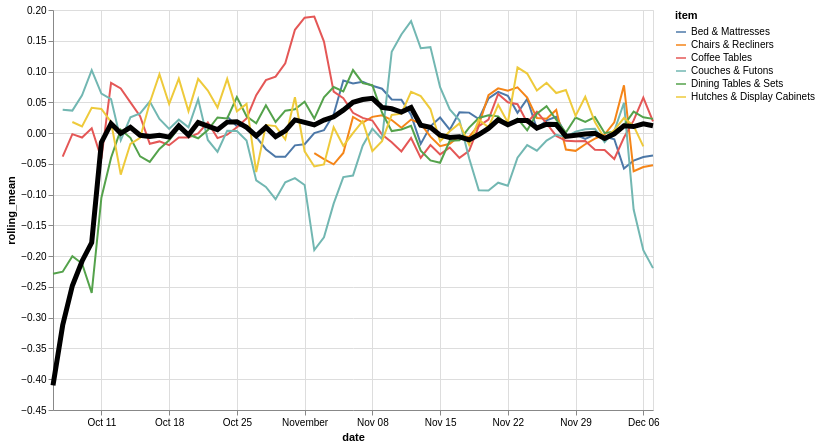

Here is the Vega-Lite specification saved for this chart:
### Vega-Lite specification from a JSON file in a GitHub repository (floating-point values rounded to 4 significant figures; data arrays with more than 128 entries replaced by an {"elided": "..."} marker saying what was removed)
{"config": {"view": {"continuousWidth": 400, "continuousHeight": 300}}, "layer": [{"data": {"name": "data-e9eb58073fcda1268d50dbaf616fdddf"}, "mark": "line", "encoding": {"color": {"type": "nominal", "field": "item"}, "x": {"type": "temporal", "field": "date"}, "y": {"type": "quantitative", "field": "rolling_mean"}}, "transform": [{"window": [{"op": "mean", "field": "residual", "as": "rolling_mean"}], "frame": [-4, 3]}]}, {"data": {"name": "data-a7f00b98594867a582f5e6eda839c7b3"}, "mark": {"type": "line", "color": "black", "size": 5}, "encoding": {"x": {"type": "temporal", "field": "date"}, "y": {"type": "quantitative", "field": "rolling_mean"}}, "transform": [{"window": [{"op": "mean", "field": "residual", "as": "rolling_mean"}], "frame": [-4, 3]}]}], "height": 400, "width": 600, "$schema": "https://vega.github.io/schema/vega-lite/v4.8.1.json", "datasets": {"data-e9eb58073fcda1268d50dbaf616fdddf": {"elided": "328 records"}, "data-a7f00b98594867a582f5e6eda839c7b3": [{"date": "2020-10-06", "residual": -1.383}, {"date": "2020-10-07", "residual": -0.1884}, {"date": "2020-10-08", "residual": 0.02944}, {"date": "2020-10-09", "residual": -0.09843}, {"date": "2020-10-10", "residual": 0.07918}, {"date": "2020-10-11", "residual": 0.07283}, {"date": "2020-10-12", "residual": 0.03098}, {"date": "2020-10-13", "residual": 0.0341}, {"date": "2020-10-14", "residual": -0.08143}, {"date": "2020-10-15", "residual": 0.05656}, {"date": "2020-10-16", "residual": -0.0971}, {"date": "2020-10-17", "residual": -0.01951}, {"date": "2020-10-18", "residual": -0.02513}, {"date": "2020-10-19", "residual": 0.05739}, {"date": "2020-10-20", "residual": 0.04784}, {"date": "2020-10-21", "residual": 0.008758}, {"date": "2020-10-22", "residual": 0.0653}, {"date": "2020-10-23", "residual": -0.0639}, {"date": "2020-10-24", "residual": 0.06581}, {"date": "2020-10-25", "residual": -0.06498}, {"date": "2020-10-26", "residual": -0.07141}, {"date": "2020-10-27", "residual": 0.1552}, {"date": "2020-10-28", "residual": 0.05189}, {"date": "2020-10-29", "residual": -0.0635}, {"date": "2020-10-30", "residual": -0.04462}, {"date": "2020-10-31", "residual": 0.04714}, {"date": "2020-11-01", "residual": -0.05556}, {"date": "2020-11-02", "residual": 0.01016}, {"date": "2020-11-03", "residual": 0.07026}, {"date": "2020-11-04", "residual": 0.1238}, {"date": "2020-11-05", "residual": 0.01885}, {"date": "2020-11-06", "residual": -0.001676}, {"date": "2020-11-07", "residual": -0.001838}, {"date": "2020-11-08", "residual": 0.1338}, {"date": "2020-11-09", "residual": 0.04642}, {"date": "2020-11-10", "residual": 0.04648}, {"date": "2020-11-11", "residual": 0.08584}, {"date": "2020-11-12", "residual": 0.005889}, {"date": "2020-11-13", "residual": 0.0007065}, {"date": "2020-11-14", "residual": -0.04396}, {"date": "2020-11-15", "residual": 0.05823}, {"date": "2020-11-16", "residual": -0.09703}, {"date": "2020-11-17", "residual": 0.01857}, {"date": "2020-11-18", "residual": -0.05455}, {"date": "2020-11-19", "residual": 0.05466}, {"date": "2020-11-20", "residual": 0.01483}, {"date": "2020-11-21", "residual": -0.03866}, {"date": "2020-11-22", "residual": 0.02454}, {"date": "2020-11-23", "residual": 0.1375}, {"date": "2020-11-24", "residual": 0.01521}, {"date": "2020-11-25", "residual": -0.04597}, {"date": "2020-11-26", "residual": 0.002068}, {"date": "2020-11-27", "residual": 0.05471}, {"date": "2020-11-28", "residual": -0.08383}, {"date": "2020-11-29", "residual": 0.01012}, {"date": "2020-11-30", "residual": 0.02067}, {"date": "2020-12-01", "residual": -0.01588}, {"date": "2020-12-02", "residual": 0.0312}, {"date": "2020-12-03", "residual": -0.03155}, {"date": "2020-12-04", "residual": 0.01152}, {"date": "2020-12-05", "residual": -0.01293}, {"date": "2020-12-06", "residual": -0.02231}, {"date": "2020-12-07", "residual": 0.1143}]}}
